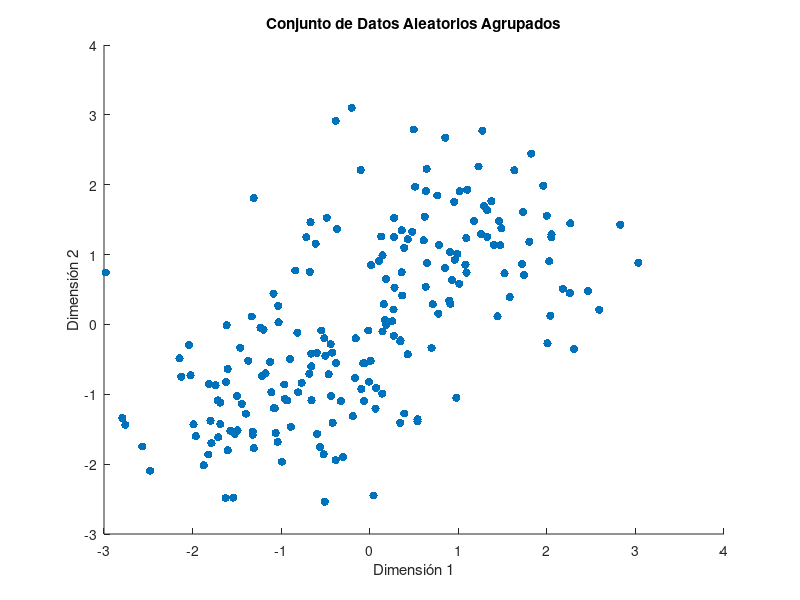

Recreate this plot in MATLAB. (Note: this script raises an error after producing the figure.)
% Modelo de Mezcla Gaussiana Mejorado

% Generar datos aleatorios con mayor control y variedad
rng(1); % Fijar la semilla para reproducibilidad

% Parámetros para mayor flexibilidad
num_clusters = 2; % Número de clusters (grupos) a modelar
num_samples_per_cluster = 100; % Muestras por cluster
cluster_means = [1 1; -1 -1]; % Medias de los clusters (personalizable)
cluster_covariances = cat(3, [0.75 0; 0 0.75], [0.5 0; 0 0.5]); % Covarianzas (forma de los clusters)

% Generar datos agrupados
data = [];
for i = 1:num_clusters
    data = [data; mvnrnd(cluster_means(i,:), cluster_covariances(:,:,i), num_samples_per_cluster)];
end

% Visualizar los datos originales
figure;
scatter(data(:,1), data(:,2), [], 'filled'); % Marcadores rellenos para mejor visualización
title('Conjunto de Datos Aleatorios Agrupados');
xlabel('Dimensión 1'); ylabel('Dimensión 2');

% Ajustar el modelo GMM con opciones adicionales
options = statset('Display','final'); % Mostrar información del ajuste
gmm_model = fitgmdist(data, num_clusters, 'Options', options, 'RegularizationValue', 0.01); % Regularización para evitar singularidades

% Visualizar los datos generados y los resultados del modelo
figure;
scatter(data(:,1), data(:,2), [], 'filled'); % Datos originales
hold on;

% Generar y visualizar muestras del modelo
generated_data = random(gmm_model, num_samples_per_cluster * num_clusters); % Mismo número total de muestras
scatter(generated_data(:,1), generated_data(:,2), [], 'filled'); % Datos generados

% Visualizar elipses de confianza de los clusters (opcional)
colors = lines(num_clusters); % Colores para cada cluster
for i = 1:num_clusters
    ezcontour(@(x,y)pdf(gmm_model,[x y]), xlim(), ylim()); % Contornos de densidad
end

% Visualizar centroides de los clusters
plot(gmm_model.mu(:,1), gmm_model.mu(:,2), 'kx', 'MarkerSize', 15, 'LineWidth', 3); 

title('Datos Originales, Datos Generados y Modelo de Mezcla Gaussiana');
legend('Datos Originales', 'Datos Generados', 'Elipses de Confianza', 'Centroides');
hold off;